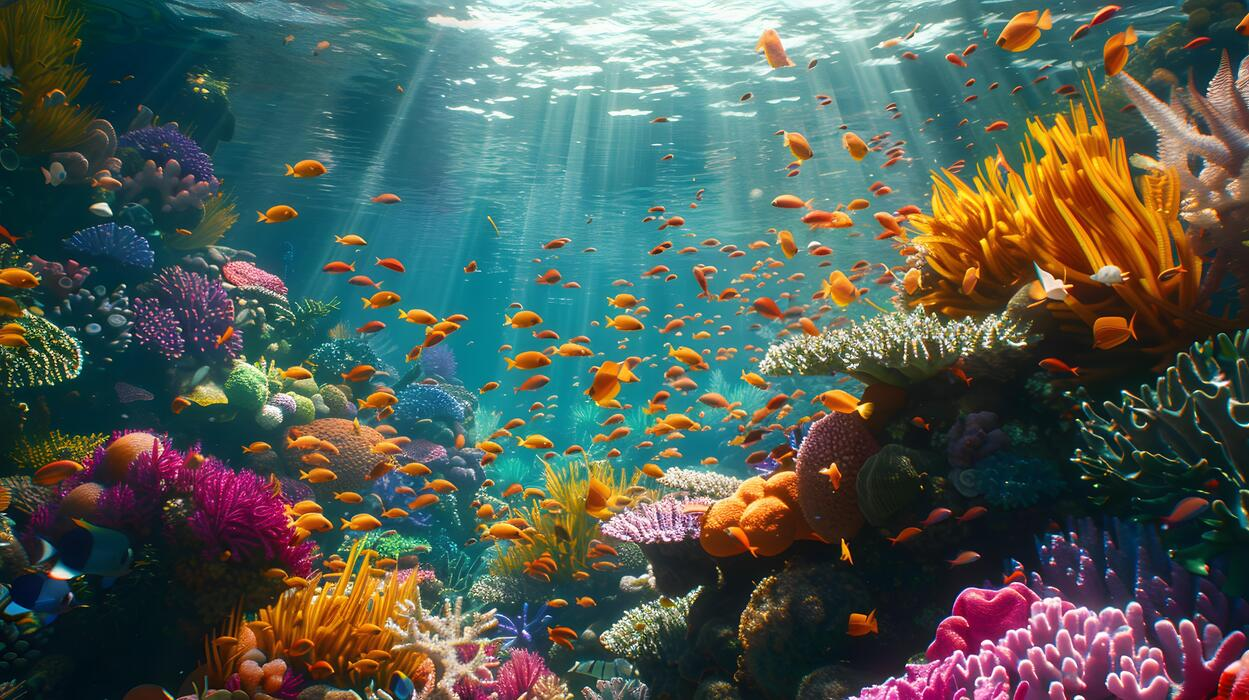
#> input picture data/input/underwater1.jpg, 1249 x 700 px, found by its file name
$ python step11a_basic_metrics.py
#> lines starting #> are read from the running program, lines starting #| are printed output that depends on the picture
# step11a_basic_metrics.py
# Purpose: measure brightness, contrast and entropy for Original and
# Methods A, B, C, then show a comparison table and bar charts.

import cv2
import os
import sys
import csv
import numpy as np
import matplotlib.pyplot as plt

# ---------- 1. Paths ----------
base_folder    = os.path.dirname(os.path.abspath(__file__))
input_path     = os.path.join(base_folder, "..", "input_images", "underwater1.jpg")
results_folder = os.path.join(base_folder, "..", "results")
os.makedirs(results_folder, exist_ok=True)

# ---------- 2. Settings ----------
MAX_WIDTH   = 800
MAX_GAIN    = 3.0
TARGET_MEAN = 110
CLIP_LIMIT  = 2.0
TILE_GRID   = (8, 8)
SIGMA       = 1.5
AMOUNT      = 0.8

# ---------- 3. Enhancement functions (same as Step 10) ----------
def resize_image(image, max_width):
    h, w = image.shape[:2]
    if w <= max_width:
        return image.copy()
    return cv2.resize(image, (max_width, int(h * max_width / w)), interpolation=cv2.INTER_AREA)

def white_balance(image, max_gain=3.0):
    img_f = image.astype(np.float32)
    means = img_f.reshape(-1, 3).mean(axis=0)
    gains = np.minimum(means.mean() / means, max_gain)
    return np.clip(img_f * gains, 0, 255).astype(np.uint8)

def gamma_correction(image, gamma):
    table = np.array([255 * (i / 255.0) ** gamma for i in range(256)])
    table = np.clip(np.round(table), 0, 255).astype(np.uint8)
    return cv2.LUT(image, table)

def auto_gamma_correction(image, target_mean=110, low=0.4, high=1.0):
    gray = cv2.cvtColor(image, cv2.COLOR_BGR2GRAY)
    mean = np.clip(gray.mean(), 1, 254)
    gamma = float(np.clip(np.log(target_mean / 255.0) / np.log(mean / 255.0), low, high))
    return gamma_correction(image, gamma)

def apply_clahe(image, clip_limit=2.0, tile_grid=(8, 8)):
    lab = cv2.cvtColor(image, cv2.COLOR_BGR2LAB)
    l, a, b = cv2.split(lab)
    clahe = cv2.createCLAHE(clipLimit=clip_limit, tileGridSize=tile_grid)
    return cv2.cvtColor(cv2.merge((clahe.apply(l), a, b)), cv2.COLOR_LAB2BGR)

def unsharp_mask(image, sigma=1.5, amount=1.0):
    blurred = cv2.GaussianBlur(image, (0, 0), sigma)
    return cv2.addWeighted(image, 1 + amount, blurred, -amount, 0)

# ---------- 4. THE NEW PART: the three metrics ----------
def mean_brightness(image):
    """Average grayscale value (0-255)."""
    gray = cv2.cvtColor(image, cv2.COLOR_BGR2GRAY)
    return float(gray.mean())

def contrast_std(image):
    """Standard deviation of the grayscale image."""
    gray = cv2.cvtColor(image, cv2.COLOR_BGR2GRAY)
    return float(gray.std())

def entropy(image):
    """Shannon entropy of the grayscale histogram (0 to 8 bits)."""
    gray = cv2.cvtColor(image, cv2.COLOR_BGR2GRAY)
    hist = cv2.calcHist([gray], [0], None, [256], [0, 256]).ravel()  # 256 counts
    p = hist / hist.sum()          # counts -> probabilities
    p = p[p > 0]                   # drop zeros (log2(0) is undefined)
    return float(-np.sum(p * np.log2(p)))

def basic_metrics(image):
    """Return (brightness, contrast, entropy) for one image."""
    return mean_brightness(image), contrast_std(image), entropy(image)

def to_rgb(image):
    return cv2.cvtColor(image, cv2.COLOR_BGR2RGB)

# ---------- 5. Sanity test: do the metrics behave as the theory says? ----------
print("SANITY TEST (synthetic images, 200 x 200)")
flat  = np.full((200, 200, 3), 128, dtype=np.uint8)                         # all pixels equal
noise = np.random.default_rng(1).integers(0, 256, (200, 200, 3)).astype(np.uint8)  # random pixels
print(f"  Flat gray image : entropy = {entropy(flat):.2f}   (expected 0)")
print(f"  Random noise    : entropy = {entropy(noise):.2f}   (expected close to 8)")
print("  Note: noise scores the maximum entropy, but it carries no picture!\n")

# ---------- 6. Read and build the four versions ----------
img = cv2.imread(input_path)
#> img is the input picture: shape (700, 1249, 3); mean B, G, R 84.3, 92.3, 80.1
if img is None:
    print("ERROR: Could not read the image.")
    print("Path tried:", os.path.abspath(input_path))
    sys.exit()
img = resize_image(img, MAX_WIDTH)

wb       = white_balance(img, MAX_GAIN)
#> in white_balance, `means = img_f.reshape(-1, 3).mean(axis=0)`: means = [84.31, 92.29, 80.11]
#> in white_balance, `gains = np.minimum(means.mean() / means, max_gain)`: gains = [1.01, 0.927, 1.07]
method_a = apply_clahe(wb, CLIP_LIMIT, TILE_GRID)
#> in apply_clahe, `lab = cv2.cvtColor(image, cv2.COLOR_BGR2LAB)`: lab: shape (448, 800, 3); mean of channels 0, 1, 2 93.6, 131.5, 129.4
#> in apply_clahe, `l, a, b = cv2.split(lab)`:
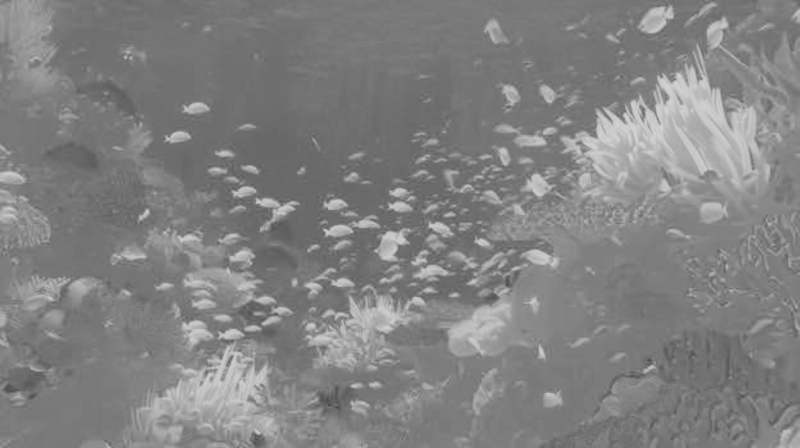
#> b: shape (448, 800); min 73, max 213, mean 129.4
method_b = apply_clahe(auto_gamma_correction(wb, TARGET_MEAN), CLIP_LIMIT, TILE_GRID)
#> in auto_gamma_correction, `gray = cv2.cvtColor(image, cv2.COLOR_BGR2GRAY)`:
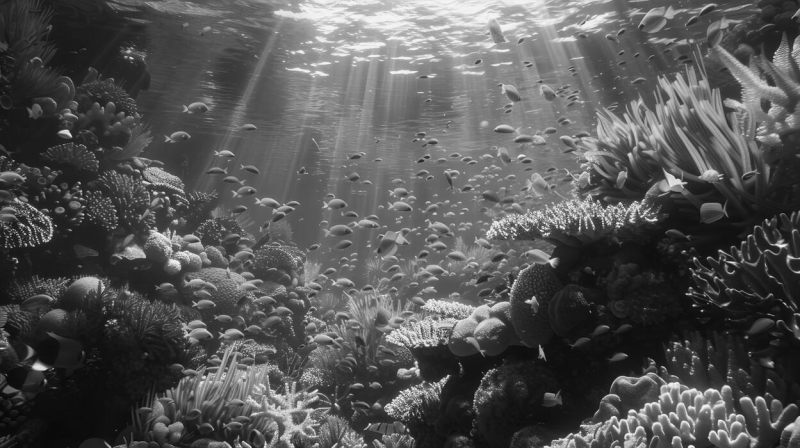
#> gray: shape (448, 800); min 7, max 244, mean 85
#> in auto_gamma_correction, `mean = np.clip(gray.mean(), 1, 254)`: mean = 85.04
#> in auto_gamma_correction, `gamma = float(np.clip(np.log(target_mean / 255.0) / np.log(mean / 255...`: gamma = 0.766
#> in gamma_correction, `table = np.array([255 * (i / 255.0) ** gamma for i in range(256)])`: table = 256 values from 0 to 255
#> call 2 of apply_clahe, with clip_limit = 2, tile_grid = (8, 8)
#> in apply_clahe (call 2), `lab = cv2.cvtColor(image, cv2.COLOR_BGR2LAB)`: lab: shape (448, 800, 3); mean of channels 0, 1, 2 114.8, 130, 129.5
#> in apply_clahe (call 2), `l, a, b = cv2.split(lab)`:
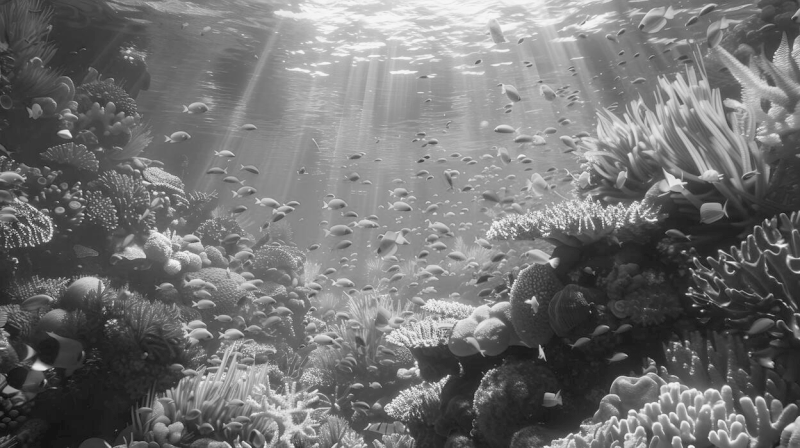
#> l: shape (448, 800); min 12, max 246, mean 114.8
method_c = unsharp_mask(method_b, SIGMA, AMOUNT)
#> in unsharp_mask, `return cv2.addWeighted(image, 1 + amount, blurred, -amount, 0)`:
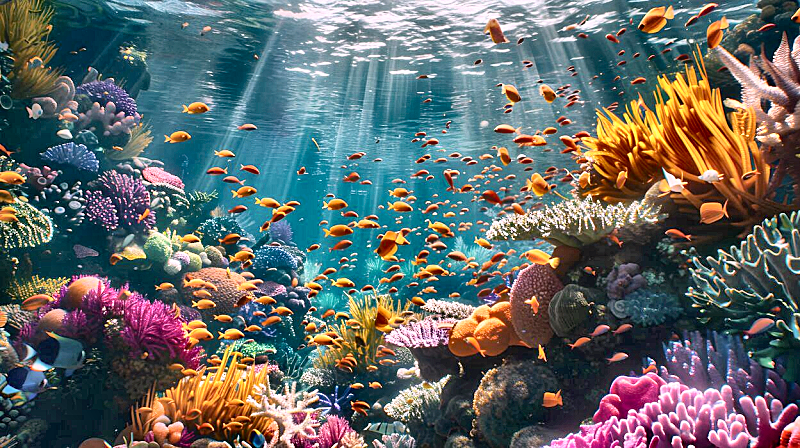
#> returned value: shape (448, 800, 3); mean of channels 0, 1, 2 104.4, 105.4, 99.6; drawn as B, G, R

versions = [("Original", img),
            ("Method A", method_a),
            ("Method B", method_b),
            ("Method C", method_c)]

# ---------- 7. Calculate the metrics and print the table ----------
rows = []
print("| Method   | Brightness | Contrast | Entropy |")
print("|----------|-----------:|---------:|--------:|")
for name, image in versions:
    br, co, en = basic_metrics(image)
    rows.append((name, br, co, en))
    print(f"| {name:<8} | {br:>10.2f} | {co:>8.2f} | {en:>7.3f} |")
#> this loop made 4 passes
#> (name, br, co, en) on passes 1 to 4: ('Original', 87.74, 53.81, 7.54), ('Method A', 93.62, 58.2, 7.66), ('Method B', 104, 57.11, 7.67), ('Method C', 103.5, 63.65, 7.75)
#| | Original |      87.74 |    53.81 |   7.543 |
#| | Method A |      93.62 |    58.20 |   7.657 |
#| | Method B |     103.99 |    57.11 |   7.672 |
#| | Method C |     103.53 |    63.65 |   7.749 |
#> pass 3, in mean_brightness (call 3), `gray = cv2.cvtColor(image, cv2.COLOR_BGR2GRAY)`:
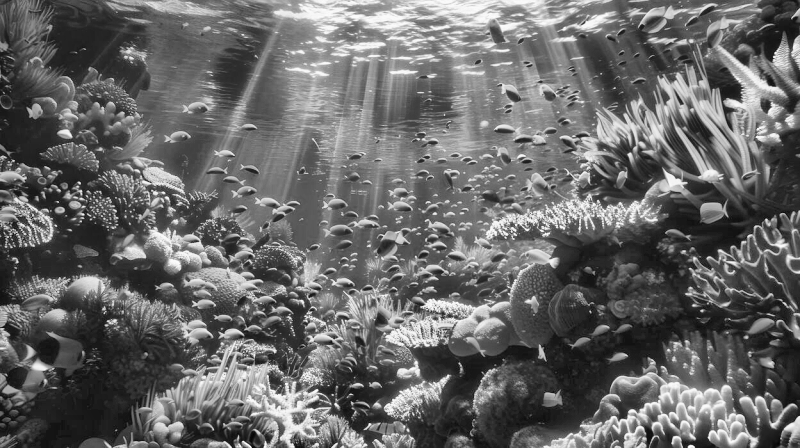
#> gray: shape (448, 800); min 4, max 253, mean 104
#> after the loop, rows = [('Original', 87.74, 53.81, 7.54), ('Method A', 93.62, 58.2, 7.66), ('Method B', 104, 57.11, 7.67), ('Method C', 103.5, 63.65, 7.75)]

# ---------- 8. Save the table as a CSV file (opens in Excel) ----------
csv_path = os.path.join(results_folder, "step11a_metrics_table.csv")
with open(csv_path, "w", newline="") as f:
    writer = csv.writer(f)
    writer.writerow(["Method", "Brightness", "Contrast", "Entropy"])
    for name, br, co, en in rows:
        writer.writerow([name, round(br, 2), round(co, 2), round(en, 3)])
print("\nTable saved to:", os.path.abspath(csv_path))

# ---------- 9. Bar charts ----------
names = [r[0] for r in rows]
#> names = ['Original', 'Method A', 'Method B', 'Method C']
fig = plt.figure(figsize=(14, 4))
for i, (title, col) in enumerate([("Mean brightness", 1),
                                  ("Contrast (std)", 2),
                                  ("Entropy (bits)", 3)]):
    plt.subplot(1, 3, i + 1)
    values = [r[col] for r in rows]
    bars = plt.bar(names, values, color=["gray", "tab:blue", "tab:green", "tab:orange"])
    plt.title(title)
    for bar, v in zip(bars, values):                  # write the value on each bar
        plt.text(bar.get_x() + bar.get_width() / 2, v, f"{v:.1f}",
                 ha="center", va="bottom", fontsize=9)
#> this loop made 3 passes
#> values on passes 1 to 3: [87.74, 93.62, 104, 103.5], [53.81, 58.2, 57.11, 63.65], [7.54, 7.66, 7.67, 7.75]
plt.tight_layout()
fig.savefig(os.path.join(results_folder, "step11a_metric_bars.png"), dpi=150)
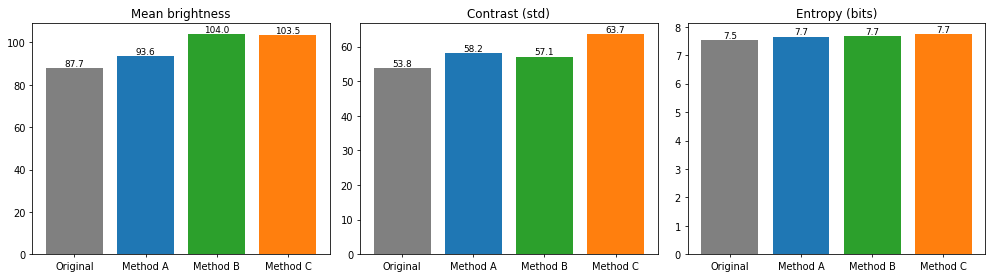
#> figure drawn by matplotlib, 3 panels; panel 1: tallest bar 104 high, from x = 1.6 to 2.4; panel 2: tallest bar 63.65 high, from x = 2.6 to 3.4; panel 3: tallest bar 7.75 high, from x = 2.6 to 3.4

# ---------- 10. Show the four images so you can compare numbers with your eyes ----------
fig2 = plt.figure(figsize=(14, 4))
for i, (name, image) in enumerate(versions):
    plt.subplot(1, 4, i + 1)
    plt.imshow(to_rgb(image))
    plt.title(name)
    plt.axis("off")
#> this loop made 4 passes
plt.tight_layout()

plt.show()
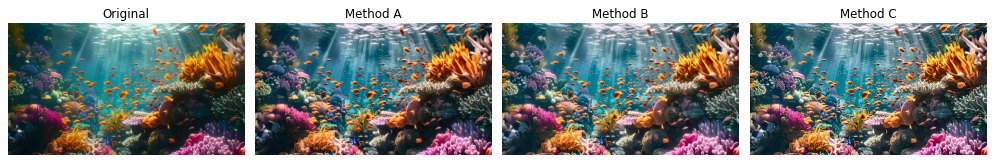
#> figure drawn by matplotlib, 4 panels

$ run again, with data/input/img1.jpg copied over data/input/underwater1.jpg
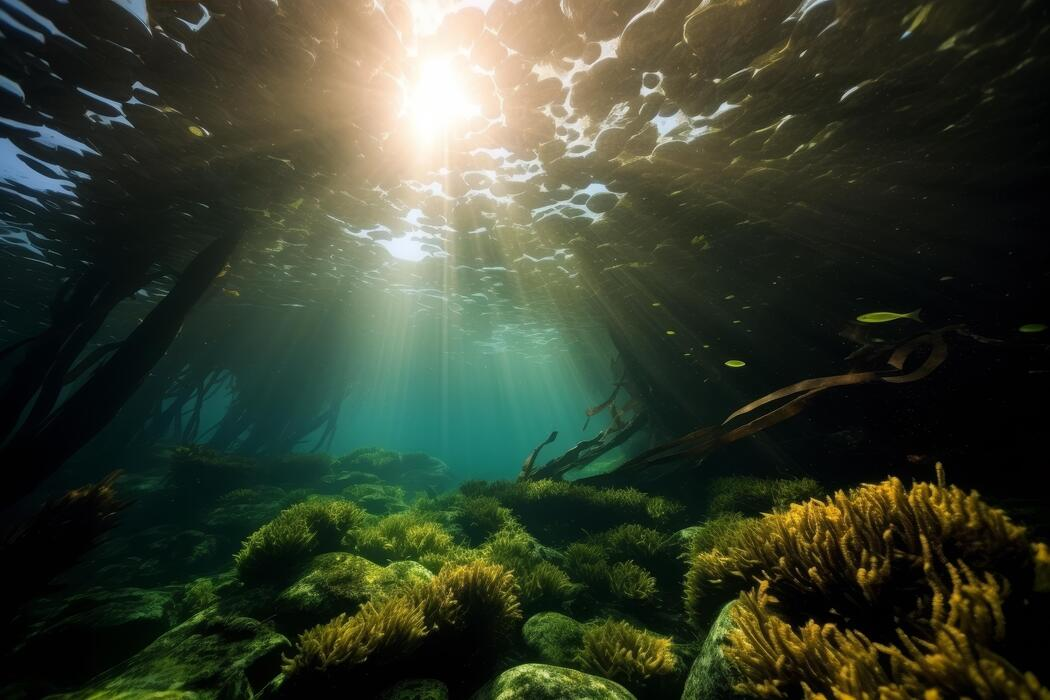
#> input picture data/input/img1.jpg, 1050 x 700 px, found by its file name
#> img is the input picture: shape (700, 1050, 3); mean B, G, R 46.3, 63.3, 55.4
#> means = [46.22, 63.28, 55.33]
#> gains = [1.19, 0.868, 0.993]
#> lab: shape (533, 800, 3); mean of channels 0, 1, 2 56.8, 128.6, 128.7
#> mean = 54.34
#> gamma = 0.544
#> table = 256 values from 0 to 255
#> lab: shape (533, 800, 3); mean of channels 0, 1, 2 101.2, 126.4, 129.3
#> in unsharp_mask, `blurred = cv2.GaussianBlur(image, (0, 0), sigma)`:
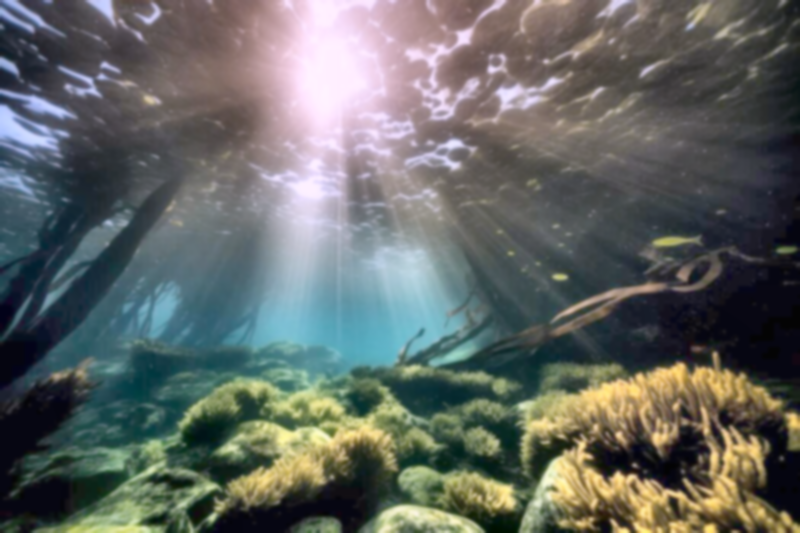
#> blurred: shape (533, 800, 3); mean B, G, R 100.3, 103.7, 99
#> the loop `for name, image in versions:` made 4 passes
#> (name, br, co, en) on passes 1 to 4: ('Original', 59, 58.92, 7.24), ('Method A', 71.04, 59.49, 7.4), ('Method B', 101.9, 59.78, 7.72), ('Method C', 101.9, 62.59, 7.8)
#> (printed output is left out)
#> after the loop `for name, image in versions:`: rows = [('Original', 59, 58.92, 7.24), ('Method A', 71.04, 59.49, 7.4), ('Method B', 101.9, 59.78, 7.72), ('Method C', 101.9, 62.59, 7.8)]
#> the loop `for name, br, co, en in rows:` made 4 passes
#> names = ['Original', 'Method A', 'Method B', 'Method C']
#> the loop `for i, (title, col) in enumerate([("Mean brightness", 1), ("Contrast (..` made 3 passes
#> values on passes 1 to 3: [59, 71.04, 101.9, 101.9], [58.92, 59.49, 59.78, 62.59], [7.24, 7.4, 7.72, 7.8]
#> the loop `for i, (name, image) in enumerate(versions):` made 4 passes
#> `plt.show()`:
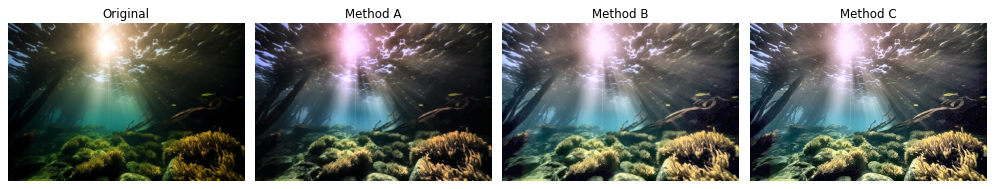
#> figure drawn by matplotlib, 4 panels

$ run again, with data/input/img2.jpg copied over data/input/underwater1.jpg
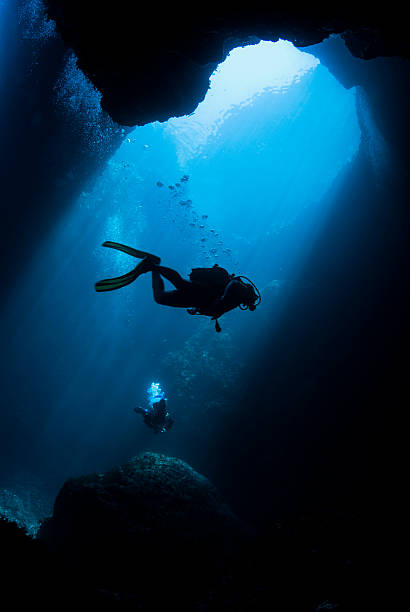
#> input picture data/input/img2.jpg, 410 x 612 px, found by its file name
#> img is the input picture: shape (612, 410, 3); mean B, G, R 75.8, 50.4, 6.8
#> means = [75.67, 50.36, 6.78]
#> gains = [0.585, 0.879, 3]
#> lab: shape (612, 410, 3); mean of channels 0, 1, 2 41.7, 120.7, 125.5
#> mean = 34.6
#> gamma = 0.421
#> table = 256 values from 0 to 255
#> lab: shape (612, 410, 3); mean of channels 0, 1, 2 87.9, 119.9, 120.3
#> in unsharp_mask, `return cv2.addWeighted(image, 1 + amount, blurred, -amount, 0)`:
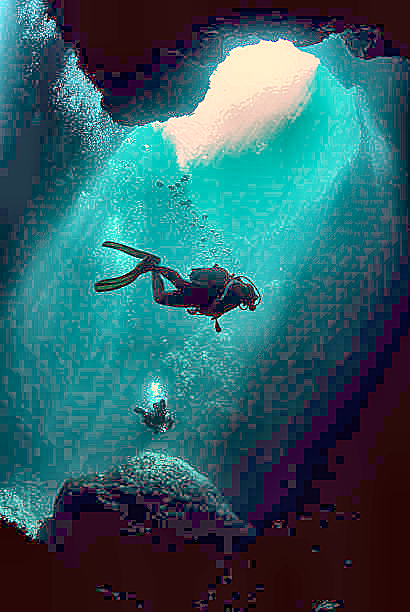
#> returned value: shape (612, 410, 3); mean of channels 0, 1, 2 101.7, 93.7, 46.8; drawn as B, G, R
#> the loop `for name, image in versions:` made 4 passes
#> (name, br, co, en) on passes 1 to 4: ('Original', 40.2, 51.59, 6.01), ('Method A', 49.16, 53.07, 6.29), ('Method B', 79.93, 57.83, 7.23), ('Method C', 80.56, 59.34, 7.34)
#> (printed output is left out)
#> after the loop `for name, image in versions:`: rows = [('Original', 40.2, 51.59, 6.01), ('Method A', 49.16, 53.07, 6.29), ('Method B', 79.93, 57.83, 7.23), ('Method C', 80.56, 59.34, 7.34)]
#> the loop `for name, br, co, en in rows:` made 4 passes
#> names = ['Original', 'Method A', 'Method B', 'Method C']
#> the loop `for i, (title, col) in enumerate([("Mean brightness", 1), ("Contrast (..` made 3 passes
#> values on passes 1 to 3: [40.2, 49.16, 79.93, 80.56], [51.59, 53.07, 57.83, 59.34], [6.01, 6.29, 7.23, 7.34]
#> the loop `for i, (name, image) in enumerate(versions):` made 4 passes
#> `plt.show()`:
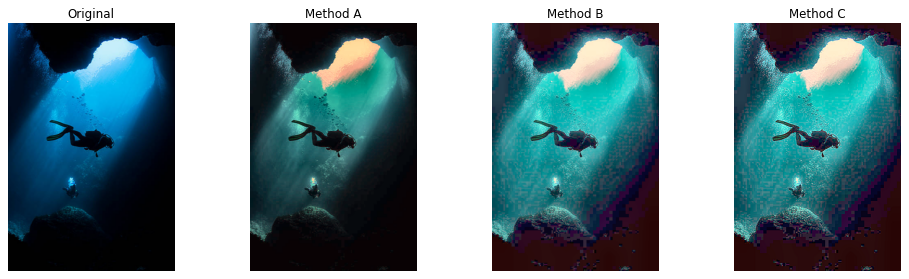
#> figure drawn by matplotlib, 4 panels
